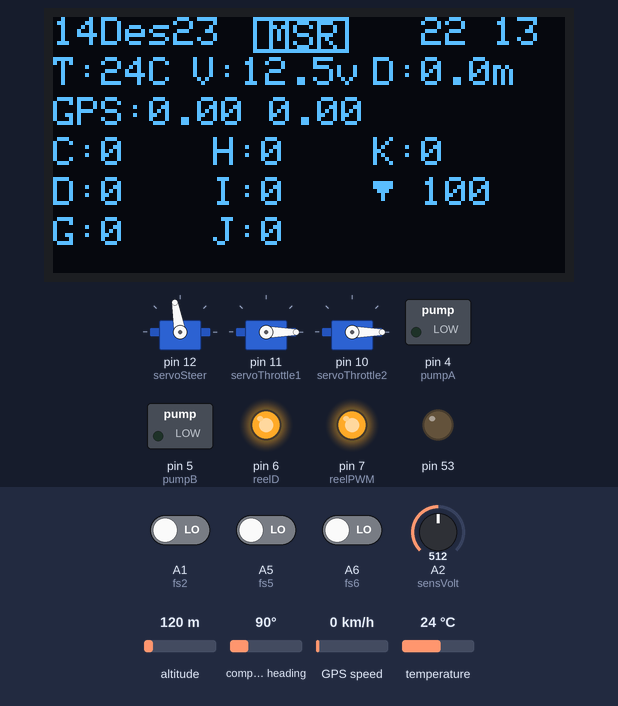
Bench run of a sketch on a simulated Arduino Mega 2560, built with avr-gcc and run on an emulated ATmega2560. On the bench: 128×64 one-colour display, 3 × servo, switched loads named in the sketch (green lamp = pin HIGH), output pins drawn as LEDs (lit = HIGH). The inputs (shaded band) are chosen by the test bench; at power-on: temperature 24 °C, A2 (sensVolt) = 512, A1 (fs2) LOW, A5 (fs5) LOW, A6 (fs6) LOW, altitude 120 m, compass heading 90°, GPS speed 0 km/h. The display library's start-up logo is not drawn; the local clock reads 2024-03-15 10:24:30 at power-on unless the sketch sets it; storage starts empty; the GPS gets a fix after 3 s at 37.7749, -122.4194 with 8 satellites; what the sketch prints to the serial monitor is not drawn.

Above: at 9.8 s.
9.9 s: temperature set to 12 °C
At 19.2 s:
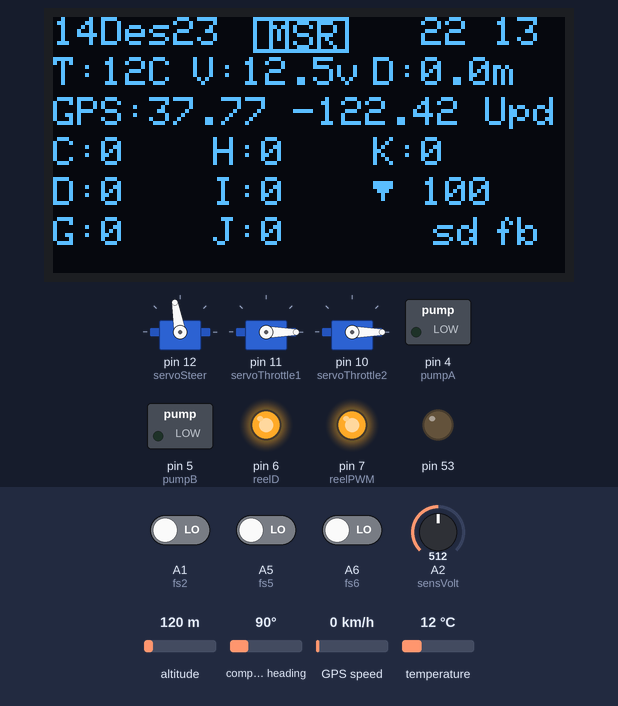
23.3 s: A2 (sensVolt) set to 716
At 29.3 s:
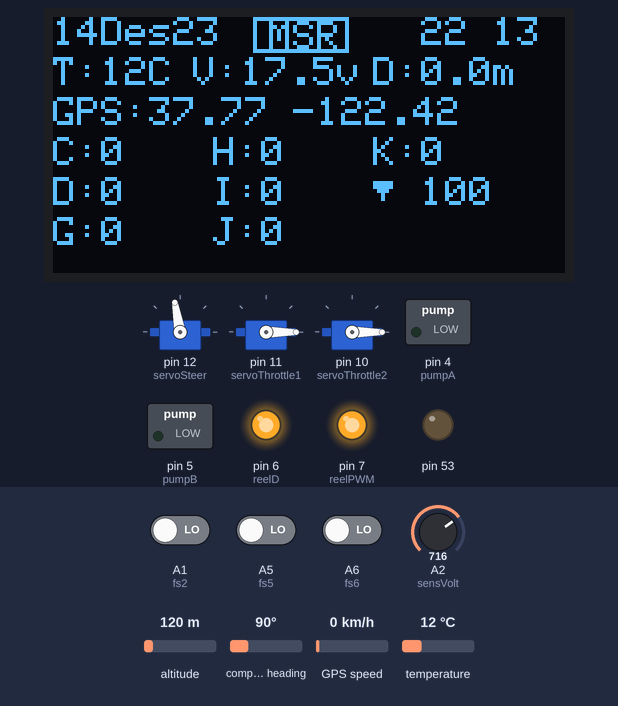
32.9 s: temperature set to 19 °C
At 38.4 s:
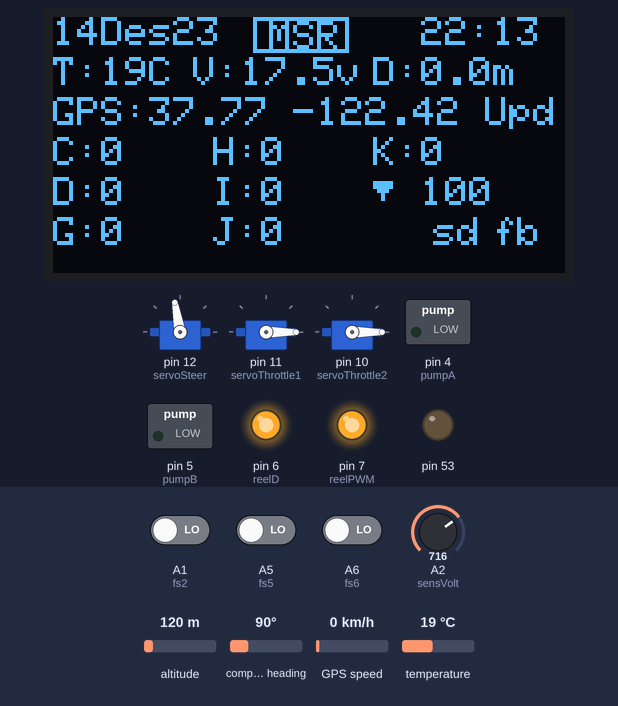
42.3 s: A2 (sensVolt) set to 992
At 48.5 s:
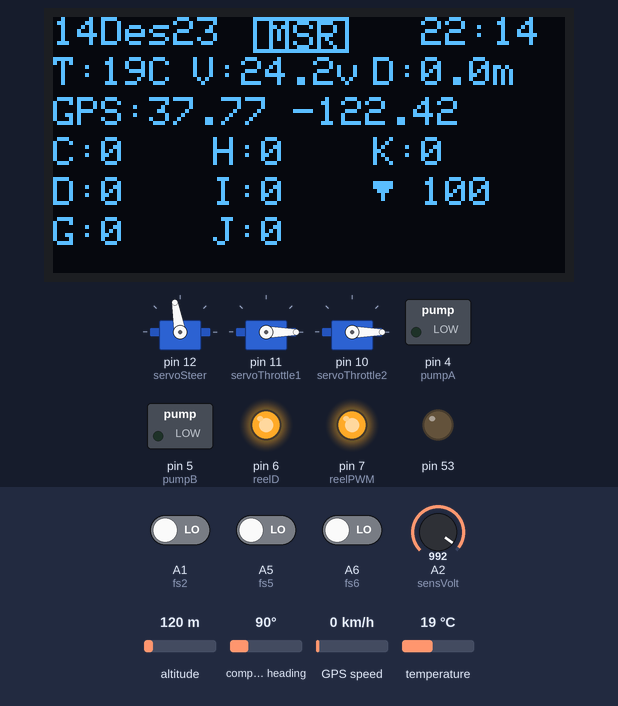
51.9 s: temperature set to 28 °C
At 57.6 s:
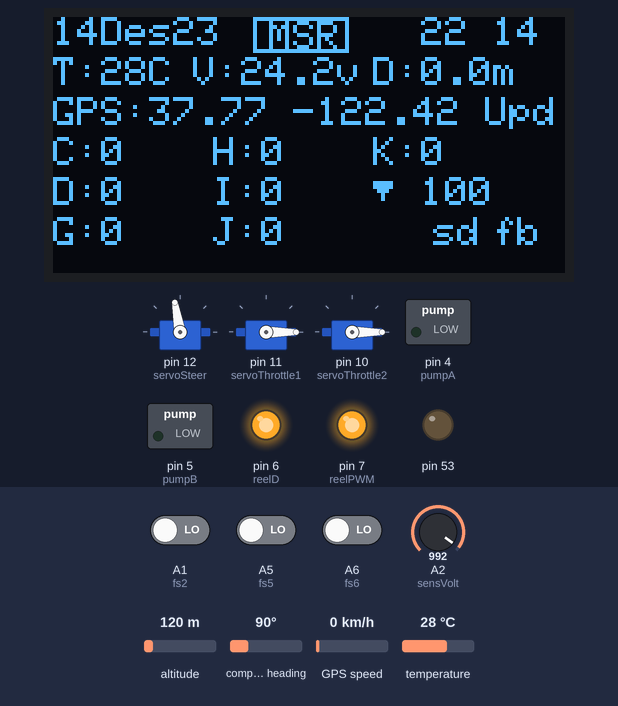
61.2 s: A2 (sensVolt) set to 1010
At 66.6 s:
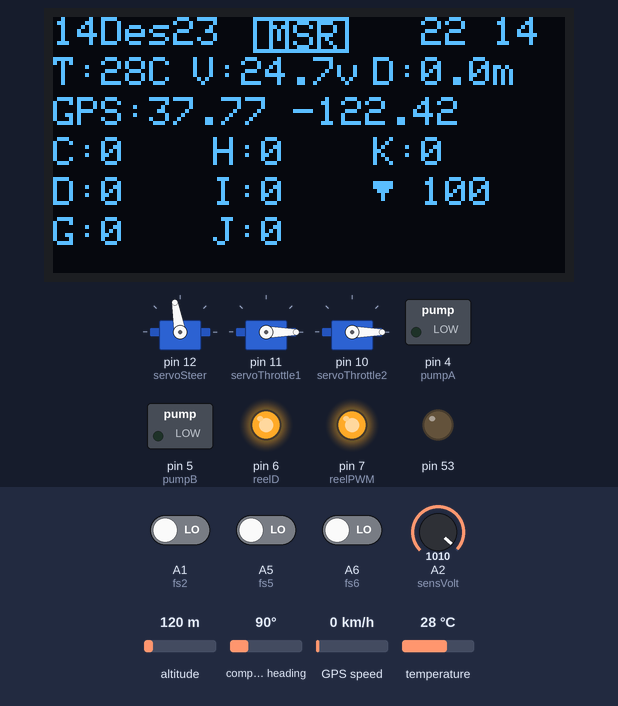
Timing chart, 0 to 68.1 s (numbered marks = the images above; inputs shaded):
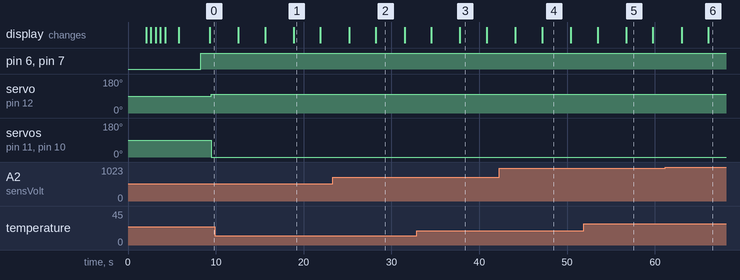

Measured:
- after the input at 32.9 s, the display: first differs from a run without the input after 4.9 s (image 3)
- after the input at 51.9 s, the display: first differs from a run without the input after 4.8 s (image 5)
- what the display in image 1 shows lasts 3.0 s, from 18.9 s to 21.9 s
- what the display in image 2 shows lasts 3.3 s, from 28.2 s to 31.5 s

The sketch:

arduino-board-v3.ino
```cpp
//======INCLUDE
#include <Wire.h>
#include "RTClib.h"
#include <Adafruit_GFX.h>
#include <Adafruit_SSD1306.h>
#include <SPI.h>
#include <SD.h>
#define SCREEN_WIDTH 128 // OLED display width, in pixels
#define SCREEN_HEIGHT 64 // OLED display height, in pixels
#define OLED_RESET     4 // Reset pin # (or -1 if sharing Arduino reset pin)
#include <TinyGPS.h>
#include <SoftwareSerial.h>
#define fs1 A0
#define fs2 A1
#define fs3 A3
#define fs4 A4
#define fs5 A5
#define fs6 A6
#define sensVolt A2
#include <Servo.h>
#include <SimpleKalmanFilter.h>
#define reelD 6
#define reelPWM 7
#define pumpA 4
#define pumpB 5


const int STEERTRIMMER = 100;

//======PRE-INIT
RTC_DS3231 rtc;
Adafruit_SSD1306 display(SCREEN_WIDTH, SCREEN_HEIGHT, &Wire, OLED_RESET);
const int chipSelect = 53;
TinyGPS gps;
SoftwareSerial fb(63, 62); // A8 RX, A9 TX

SimpleKalmanFilter kalmanSteer(1, 1, 0.01);
SimpleKalmanFilter kalmanThrottle(1, 1, 0.01);

Servo servoSteer;
Servo servoThrottle1;
Servo servoThrottle2;


//======VAR
unsigned long refreshTime1 = 0;
unsigned long refreshTime2 = 0;
unsigned long refreshTime3 = 0;
unsigned long refreshTime4 = 0;

int valfsA = 0;
int valfsB = 0;
int valfsC = 0;
int valfsD = 0;
int valfsE = 0;
int valfsF = 0;

int throttle = 0;
int est_throttle = 0;
int steer = 0;
int est_steer = 0;


File myFile;
String shortMonth[12] = {"Jan", "Feb", "Mar", "Apr", "Mei", "Jun", "Jul", "Ags", "Sep", "Okt", "Nov", "Des"};
String longMonth[12] = {"Januari", "Februari", "Maret", "April", "Mei", "Juni", "Juli", "Agustus", "September", "Oktober", "November", "Desember"};
unsigned int time_second = 0;
unsigned int time_minute = 0;
unsigned int time_hour = 0;
unsigned int time_date = 0;
unsigned int time_month = 0;
unsigned int time_year = 0;
unsigned int time_temp = 0;
unsigned int long time_now = 0;
String Sdate = "";
String Stime = "";
int Sdo = 0;
int Sec = 0;
float Slat = 0;
float Slong = 0;
int Sorp = 0;
int Sph = 0;
int Stds = 0;
int Stemp = 0;
int Swc = 0;
String Sinfo = "";
float vin = 0.0;
float deepth = 0.0;
bool mode = 0; //0=DRIVE MODE 1=REEL MODE
int reel = 0; //0=stop -=tarik +=turuni
int statRs = 0; //Receiver Sensor 0:standby 1:send command 2:get data
int statSd = 0; //Serial 0:standby 1:send -1:failed
int statFb = 0; //Firebase 0:standby 1:send -1:failed
int statGps = 0; //Firebase 0:standby 1:send -1:failed

void FS_Read() {

  map(constrain(pulseIn(fs5, HIGH), 1000, 1900), 1000, 1900, 0, 100) > 50 ? mode = 0 : mode = 1;

  steer = 100;
  throttle = 0;

  if (mode == 0) { //DRIVE
    throttle = map(constrain(pulseIn(fs3, HIGH), 1000, 1900), 1000, 1900, 0, 100);
    steer = map(constrain(pulseIn(fs1, HIGH), 1100, 1900), 1100, 1900, 85, 115);
    //servoSteer.write(steer);

    //Serial.println(pulseIn(fs1, HIGH));

  } else {
    //valfsA = map(constrain(pulseIn(fs1, HIGH), 1040, 1900), 1040, 1900, -100, 100);

    //valfsC = map(constrain(pulseIn(fs3, HIGH), 1000, 1900), 1000, 1900, 0, 100);
    //valfsD = map(constrain(pulseIn(fs4, HIGH), 1000, 1900), 1000, 1900, -100, 100);

    valfsF = map(constrain(pulseIn(fs6, HIGH), 1000, 1900), 1000, 1900, 0, 100);
    if (valfsF < 30) {


      reel = 0;
      digitalWrite(reelD,HIGH);
      digitalWrite(reelPWM,HIGH);
    }
    else if (valfsF > 80) {
      reel = +255;
      digitalWrite(reelD,HIGH);
      analogWrite(reelPWM,255-abs(reel));
    }
    else if (valfsF > 30 && valfsF < 80) {
      reel = -255;
      digitalWrite(reelD,LOW);
      analogWrite(reelPWM,abs(reel));
    }

    valfsB = map(constrain(pulseIn(fs2, HIGH), 1000, 1900), 1000, 1900, 100, -100);
    if (abs(valfsB) > 30) {
      reel += valfsB;
    }

  }

  //valfsA = pulseIn(fs1, HIGH);
  //valfsB = map(constrain(pulseIn(fs2, HIGH), 1000, 1900), 1000, 1900, -100, 100);
  //valfsC = map(constrain(pulseIn(fs3, HIGH), 1000, 1900), 1000, 1900, 0, 100);
  //valfsD = map(constrain(pulseIn(fs4, HIGH), 1000, 1900), 1000, 1900, -100, 100);
  //valfsF = map(constrain(pulseIn(fs6, HIGH), 1000, 1900), 1000, 1900, 0, 100);

  //valfsE > 50?mode=1:mode=0;

  //Serial.print(valfsA);Serial.println(",");
  //Serial.print(valfsB);Serial.print(",");
  //Serial.print(valfsC);Serial.print(",");
  //Serial.print(valfsD);Serial.print(",");
  //Serial.print(valfsE);Serial.print(",");
  //Serial.print(valfsF);Serial.print(",");
  //Serial.println("");
}

void DISP_Show() {
  display.clearDisplay(); display.setTextColor(SSD1306_WHITE);

  //DATE
  display.setCursor(0, 0);
  display.print(time_date / 10); display.print(time_date % 10);
  //display.print(time_month/10);display.print(time_month%10);display.print("/");
  display.print(shortMonth[time_month]);
  display.print(time_year % 2000);

  //TIME
  display.setCursor(92, 0); display.print(time_hour / 10); display.print(time_hour % 10);
  time_second % 2 == 0 ? display.print(":") : display.print(" ");
  display.print(time_minute / 10); display.print(time_minute % 10);

  //temp
  display.setCursor(0, 10); display.print("T:" + String(time_temp) + "C");
  //volt
  display.setCursor(35, 10); display.print("V:" + String(vin, 1) + "v");
  //reels
  display.setCursor(80, 10); display.print("D:" + String(deepth, 1) + "m");

  //GPS
  display.setCursor(0, 20); display.print("GPS:" + String(Slat) + " " + String(Slong));
  if (statGps == 1) {
    display.print(" Upd");
  }
  else if (statGps == -1) {
    display.print("Fall"); //update gps
  }

  //upRs
  if (statRs == 1) {
    display.setCursor(80, 50);  //receive from sensor
    display.print("rs");
  }
  else if (statRs == 2) {
    display.setCursor(80, 50);  //receive from sensor
    display.print("rs");
  }

  //upSd
  if (statSd == 1) {
    display.setCursor(95, 50);  //log to sdcard
    display.print("sd");
  }

  //upFb
  if (statFb == 1) {
    display.setCursor(110, 50);  //send to firebase
    display.print("fb");
  }

  //CHANNEL MODE
  if (mode == 0) {
    display.fillRect(50, 0, 24, 9, SSD1306_WHITE);
    display.setTextColor(SSD1306_INVERSE);
    display.setCursor(54, 1); display.print("DRV");

    display.setCursor(0, 30);   display.print("Tht"); display.drawRect(20, 30, 40, 8, SSD1306_WHITE);
    display.fillRect(21, 30, map(est_throttle, 0, 180, 1, 38), 8, SSD1306_WHITE);
    if (throttle > est_throttle) {
      display.drawLine(map(throttle, 0, 180, 21, 60), 30, map(throttle, 0, 180, 21, 60), 37, SSD1306_WHITE);
    }
    else {
      display.drawLine(map(throttle, 0, 180, 21, 60), 32, map(throttle, 0, 180, 21, 60), 36, SSD1306_INVERSE);
    }

    display.setCursor(105, 30); display.print("Str"); display.drawRect(62, 30, 40, 8, SSD1306_WHITE);
    if (est_steer > STEERTRIMMER) {
      display.fillRect(80, 30, map(est_steer, 90, 180, 1, 21), 8, SSD1306_WHITE);
      steer > est_steer ? display.drawLine(map(steer, 0, 180, 62, 100), 32, map(steer, 0, 180, 62, 100), 36, SSD1306_WHITE) : display.drawLine(map(steer, 0, 180, 62, 100), 32, map(steer, 0, 180, 62, 100), 36, SSD1306_INVERSE);
    }
    else if (est_steer < STEERTRIMMER) {
      display.fillRect(map(est_steer, 0, 90, 62, 80), 30, map(est_steer, 0, 90, 20, 1), 8, SSD1306_WHITE);
      steer < est_steer ? display.drawLine(map(steer, 0, 180, 62, 100), 32, map(steer, 0, 180, 62, 100), 36, SSD1306_WHITE) : display.drawLine(map(steer, 0, 180, 62, 100), 32, map(steer, 0, 180, 62, 100), 36, SSD1306_INVERSE);
    }


  } else {
    display.drawRect(50, 0, 24, 9, SSD1306_WHITE);
    display.setTextColor(SSD1306_WHITE);
    display.setCursor(54, 1); display.print("MSR");

    display.setCursor(0, 30); display.print("C:"); display.print(Sdo);
    display.setCursor(0, 40); display.print("D:"); display.print(Sec);
    display.setCursor(0, 50); display.print("G:"); display.print(Sorp);
    display.setCursor(40, 30); display.print("H:"); display.print(Sph);
    display.setCursor(40, 40); display.print("I:"); display.print(Stds);
    display.setCursor(40, 50); display.print("J:"); display.print(Stemp);
    display.setCursor(80, 30); display.print("K:"); display.print(Swc);

    display.setCursor(80, 40);
    if (reel == 0) {
      display.write(0x07);
    }
    else if (reel < 0) {
      display.write(0x1E);
      display.print(" ");
      display.print(abs(reel));
    }
    else if (reel > 0) {
      display.write(0x1F);
      display.print(" ");
      display.print(abs(reel));
    }

  }

  //display.setCursor(0, 30);   display.print("Ch3"); display.drawRect(20,30,40,8,SSD1306_WHITE); display.fillRect(21,30,map(valfsC,0,100,1,38),8,SSD1306_WHITE); //38
  //display.setCursor(0, 40);   display.print("Ch4"); display.drawRect(20,40,40,8,SSD1306_WHITE); display.drawLine(map(valfsD,-100,100,21,58), 40, map(valfsD,-100,100,21,58), 47, SSD1306_WHITE);
  //display.setCursor(105, 30); display.print("Ch1"); display.drawRect(62,30,40,8,SSD1306_WHITE); display.drawLine(map(valfsA,-100,100,63,100),30, map(valfsA,-100,100,63,100),37, SSD1306_WHITE);
  //display.setCursor(105, 40); display.print("Ch2"); display.drawRect(62,40,40,8,SSD1306_WHITE); display.drawLine(map(valfsB,-100,100,63,100),40, map(valfsB,-100,100,63,100),47, SSD1306_WHITE);

  display.display();
}

void FS_Write() {


  est_throttle = kalmanThrottle.updateEstimate(throttle);
  est_steer = kalmanSteer.updateEstimate(steer);


  if (mode == 0) {
    //servoSteer.write(est_steer);

    if(steer<STEERTRIMMER-10){servoSteer.write(STEERTRIMMER-15);}
    else if(steer>STEERTRIMMER+10){servoSteer.write(STEERTRIMMER+15);}
    else{servoSteer.write(STEERTRIMMER);}


    servoThrottle1.write(est_throttle);
    servoThrottle2.write(est_throttle);

    if(est_throttle > 10){
      digitalWrite(pumpA,HIGH);digitalWrite(pumpB,LOW);
    }
    else{
      digitalWrite(pumpA,LOW);digitalWrite(pumpB,LOW);
    }

  }
  else {
    servoSteer.write(STEERTRIMMER);
    servoThrottle1.write(0);
    servoThrottle2.write(0);
    digitalWrite(pumpA,LOW);
    digitalWrite(pumpB,LOW);
  }

  //servoSteer.write(90);


  //Serial.print(throttle); Serial.print(","); Serial.println(est_throttle);
  //Serial.print(steer);Serial.print(",");Serial.println(est_steer);


}

void RTC() {
  DateTime now = rtc.now();
  time_second = now.second();
  time_minute = now.minute();
  time_hour = now.hour();
  time_date = now.day();
  time_month = now.month();
  time_year = now.year();
  time_now = now.unixtime();
  time_temp = rtc.getTemperature();
  Sdate = String(time_date) + "/" + String(time_month) + "/" + String(time_year);

  if (time_hour < 10) {
    if (time_minute < 10) {
      Stime = "0" + String(time_hour) + ".0" + String(time_minute);
    }
    else {
      Stime = "0" + String(time_hour) + "." + String(time_minute);
    }
  } else {
    if (time_minute < 10) {
      Stime = String(time_hour) + ".0" + String(time_minute);
    }
    else {
      Stime = String(time_hour) + "." + String(time_minute);
    }
  }


  vin = analogRead(sensVolt);
  vin = (vin * 5) / 1024.0;
  vin = vin / (7500.0 / (7500.0 + 30000.0));

  //Reset Status
  statFb = 0;
  statRs = 0;
  statSd = 0;
  statGps = 0;

  //======INFO
  Sinfo = "Proc OK;";
  if (time_temp > 60) {
    Sinfo += "Proc OH;";
  }

}

void SD_Write() {
  String dataString = Sdate + "," + Stime + ",";
  dataString += String(Slat, 6) + "," + String(Slong, 6);
  dataString += "," + String(Sdo) + "," + String(Sec);
  dataString += "," + String(Sorp) + "," + String(Sph);
  dataString += "," + String(Stds) + "," + String(Stemp);
  dataString += "," + String(Swc) + "," + String(Sinfo);

  if (SD.exists("DATALOG.csv")) { // check the card is still there
    // now append new data file
    myFile = SD.open("DATALOG.csv", FILE_WRITE);
    if (myFile) {
      myFile.println(dataString);
      myFile.close(); // close the file
      //display.setCursor(CURSOR_SD + 17, 10); display.print("V"); display.display(); delay(100);
      //Serial.println(dataString);
      statSd = 1;
    }
  }
  else {
    statSd = -1;
  }
}

void GPS_Get() {
  bool newData = false;
  unsigned long chars;
  unsigned short sentences, failed;
  // For one second we parse GPS data and report some key values
  for (unsigned long refreshTime2 = millis(); millis() - refreshTime2 < 200;)
  {
    while (Serial3.available())
    {
      char c = Serial3.read();
      // Serial.write(c); // uncomment this line if you want to see the GPS data flowing
      if (gps.encode(c)) // Did a new valid sentence come in?
        newData = true;
    }
  }

  if (newData)
  {
    float flat, flon;
    unsigned long age;
    gps.f_get_position(&flat, &flon, &age);

    flat == TinyGPS::GPS_INVALID_F_ANGLE ? 0.0 : flat; //LAT
    flon == TinyGPS::GPS_INVALID_F_ANGLE ? 0.0 : flon; //LONG
    gps.satellites() == TinyGPS::GPS_INVALID_SATELLITES ? 0 : gps.satellites(); //SAT
    gps.hdop() == TinyGPS::GPS_INVALID_HDOP ? 0 : gps.hdop(); //PREC
    Slat = flat; Slong = flon;
    statGps = 1;
  }
  gps.stats(&chars, &sentences, &failed);
  if (chars == 0) {
    //Serial.println("** No characters received from GPS: check wiring **");
    statGps = -1;
  }
}

void FB_SendDBRT() {

  String dataString = "Z1A" + Sdate + "B" + Stime;
  dataString += "C" + String(Sdo) + "D" + String(Sec);
  dataString += "E" + String(Slat, 5) + "F" + String(Slong, 5);
  dataString += "G" + String(Sorp) + "H" + String(Sph);
  dataString += "I" + String(Stds) + "J" + String(Stemp);
  dataString += "K" + String(Swc);
  dataString += "L" + String(time_temp);
  dataString += "M" + String(vin,2);
  dataString += "N" + String(deepth,2);
  dataString += "T" + String(time_now) + ";";


  Serial.println(dataString);

  fb.println(dataString);
  statFb = 1;
}

void FB_SendLastData() {
  String dataString = "Z0A" + Sdate + "B" + Stime;
  dataString += "C" + String(Sdo) + "D" + String(Sec);
  dataString += "E" + String(Slat, 5) + "F" + String(Slong, 5);
  dataString += "G" + String(Sorp) + "H" + String(Sph);
  dataString += "I" + String(Stds) + "J" + String(Stemp);
  dataString += "K" + String(Swc);
  dataString += "L" + String(time_temp);
  dataString += "M" + String(vin,2);
  dataString += "N" + String(deepth,2);
  dataString += "T" + String(time_now) + ";";


  //Serial.println(dataString);

  fb.println(dataString);
  statFb = 1;
}


void setup() {

  Serial.begin(115200);
  //Serial.println("Ro-Boat");
  Serial3.begin(9600);

  //=========FB
  fb.begin(115200);

  //=========FLYSKY
  pinMode(fs1, INPUT); pinMode(fs2, INPUT); pinMode(fs3, INPUT);
  pinMode(fs4, INPUT); pinMode(fs5, INPUT); pinMode(fs6, INPUT);

  //=========VOLTMETER
  pinMode(sensVolt, INPUT);

  //=========OLED
  if (!display.begin(SSD1306_SWITCHCAPVCC, 0x3C)) { // Address 0x3C for 128x32
    //Serial.println(F("SSD1306 allocation failed"));
    for (;;); // Don't proceed, loop forever
  }
  display.display();
  delay(2000);
  display.clearDisplay();
  display.setTextColor(SSD1306_WHITE);

  //=========RTC
  display.setCursor(0, 0); display.print("Init RTC"); display.display(); delay(500);
  if (! rtc.begin())
  {
    display.println(" X"); display.display();
    Serial.flush();
    abort();
  }
  rtc.adjust(DateTime(F(__DATE__), F(__TIME__)));
  if (rtc.lostPower()) {
    display.println(" Lo"); display.display();
    //rtc.adjust(DateTime(F(__DATE__), F(__TIME__)));
  }
  display.print(" V"); display.display(); delay(500);//Serial.println("OkRTC");
  RTC();

  //=========CARD READER
  display.setCursor(0, 10); display.print("Init Card"); display.display(); delay(500);
  pinMode(SS, OUTPUT);
  if (!SD.begin(chipSelect)) {
    display.print(" X"); display.display();
    // don't do anything more:
    while (1) ;
  }
  display.println(" V"); display.display(); delay(500);
  display.setCursor(0, 20); display.print("Init File"); display.display(); delay(500);
  myFile = SD.open("DATALOG.csv", FILE_WRITE);
  myFile.close(); delay(1000);
  if (SD.exists("DATALOG.csv")) {
    display.print(" V");
    //Serial.println("OkSd");
    display.display();
    delay(500);
  }
  else {
    display.print(" X please reset");
    //Serial.println("NoSd");
    display.display();
    while (1);
  }


  //=========SERVO
  servoSteer.attach(12);
  servoThrottle1.attach(11, 1000, 1900);
  servoThrottle2.attach(10, 1000, 1900);

  //=========REEL
  pinMode(reelD,OUTPUT);
  pinMode(reelPWM,OUTPUT);
  pinMode(pumpA,OUTPUT);
  pinMode(pumpB,OUTPUT);


}
void loop() {
  FS_Read();

  if ((millis() - refreshTime3 > 100 * 1 || refreshTime3 == 0)) {
    refreshTime3 = millis();
    DISP_Show();
  }
  if ((millis() - refreshTime1 > 1000 * 1 || refreshTime1 == 0)) {
    refreshTime1 = millis();
    RTC();
  }
  if ((millis() - refreshTime4 > 5000 * 1 || refreshTime4 == 0)) {
    refreshTime4 = millis();
    GPS_Get();
  }

  FS_Write();

  if ((millis() - refreshTime2 > 5000 * 1 || refreshTime2 == 0)) {
    refreshTime2 = millis();
    if (mode == 0) {
      FB_SendLastData();
    }
    else {
      SD_Write();
      FB_SendDBRT();
    }
  }


}
```
